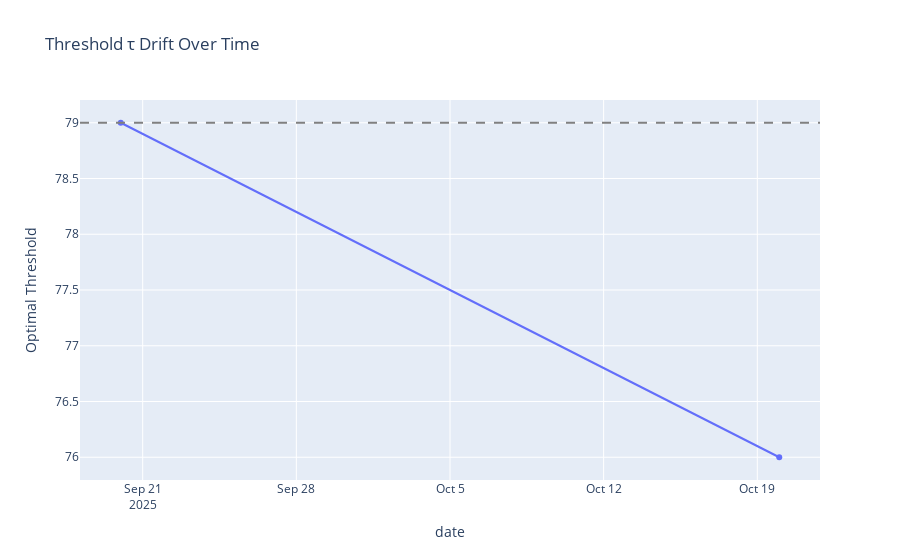

Here is the notebook cell this chart was saved with:
### Code cell
import plotly.express as px

df_tau = pd.DataFrame([
    {"date":"2025-09-20","tau":79},
    {"date":"2025-10-20","tau":76}
])
fig_drift = px.line(df_tau, x="date", y="tau", markers=True,
                    title="Threshold τ Drift Over Time",
                    labels={"tau":"Optimal Threshold"})
fig_drift.add_hline(y=79, line_dash="dash", line_color="gray")
fig_drift.show()

### Figure 1 — Plotly figure (JSON) as saved in the notebook; plotly's stock layout.template omitted (floating-point values rounded to 4 significant figures)
{"data": [{"hovertemplate": "date=%{x}<br>Optimal Threshold=%{y}<extra></extra>", "legendgroup": "", "line": {"color": "#636efa", "dash": "solid"}, "marker": {"symbol": "circle"}, "mode": "lines+markers", "name": "", "orientation": "v", "showlegend": false, "type": "scatter", "x": ["2025-09-20", "2025-10-20"], "xaxis": "x", "y": [79, 76], "yaxis": "y"}], "layout": {"legend": {"tracegroupgap": 0}, "shapes": [{"line": {"color": "gray", "dash": "dash"}, "type": "line", "x0": 0, "x1": 1, "xref": "x domain", "y0": 79, "y1": 79, "yref": "y"}], "title": {"text": "Threshold τ Drift Over Time"}, "xaxis": {"anchor": "y", "domain": [0, 1], "title": {"text": "date"}}, "yaxis": {"anchor": "x", "domain": [0, 1], "title": {"text": "Optimal Threshold"}}}}
